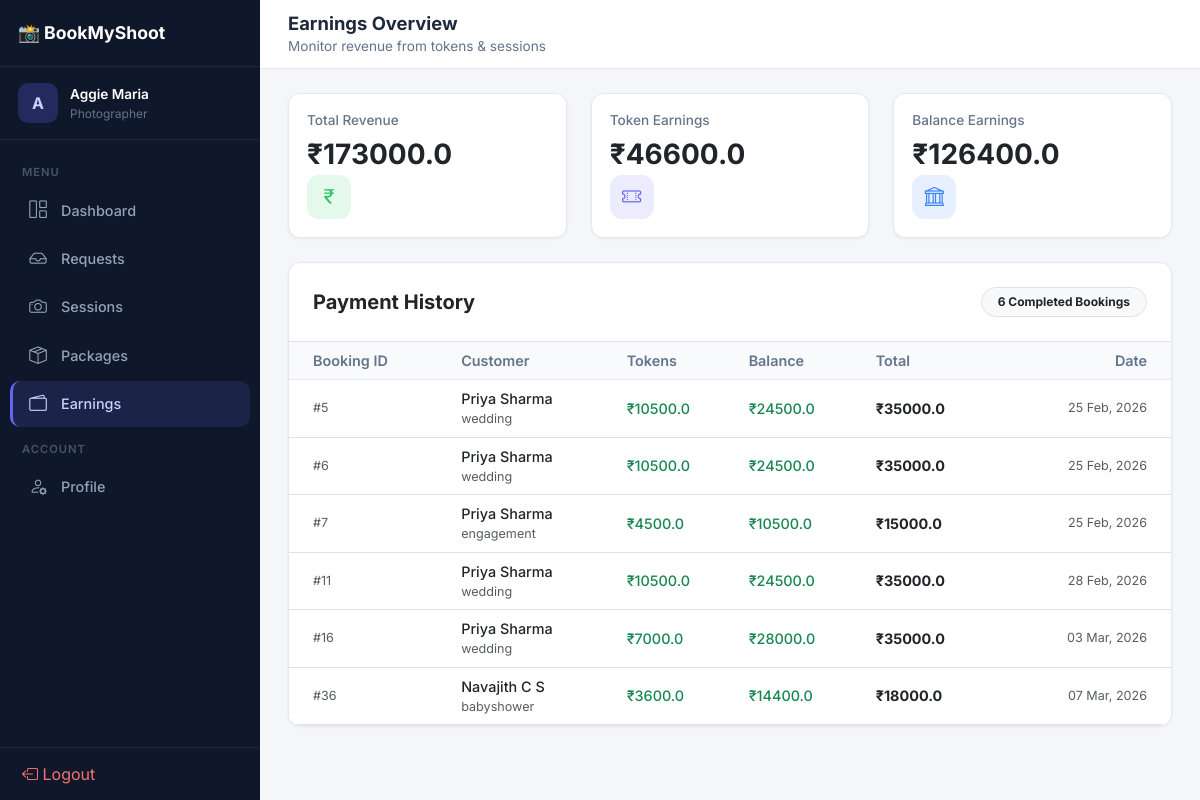
The page /photographer/earnings (signed in) on the database as committed earlier.
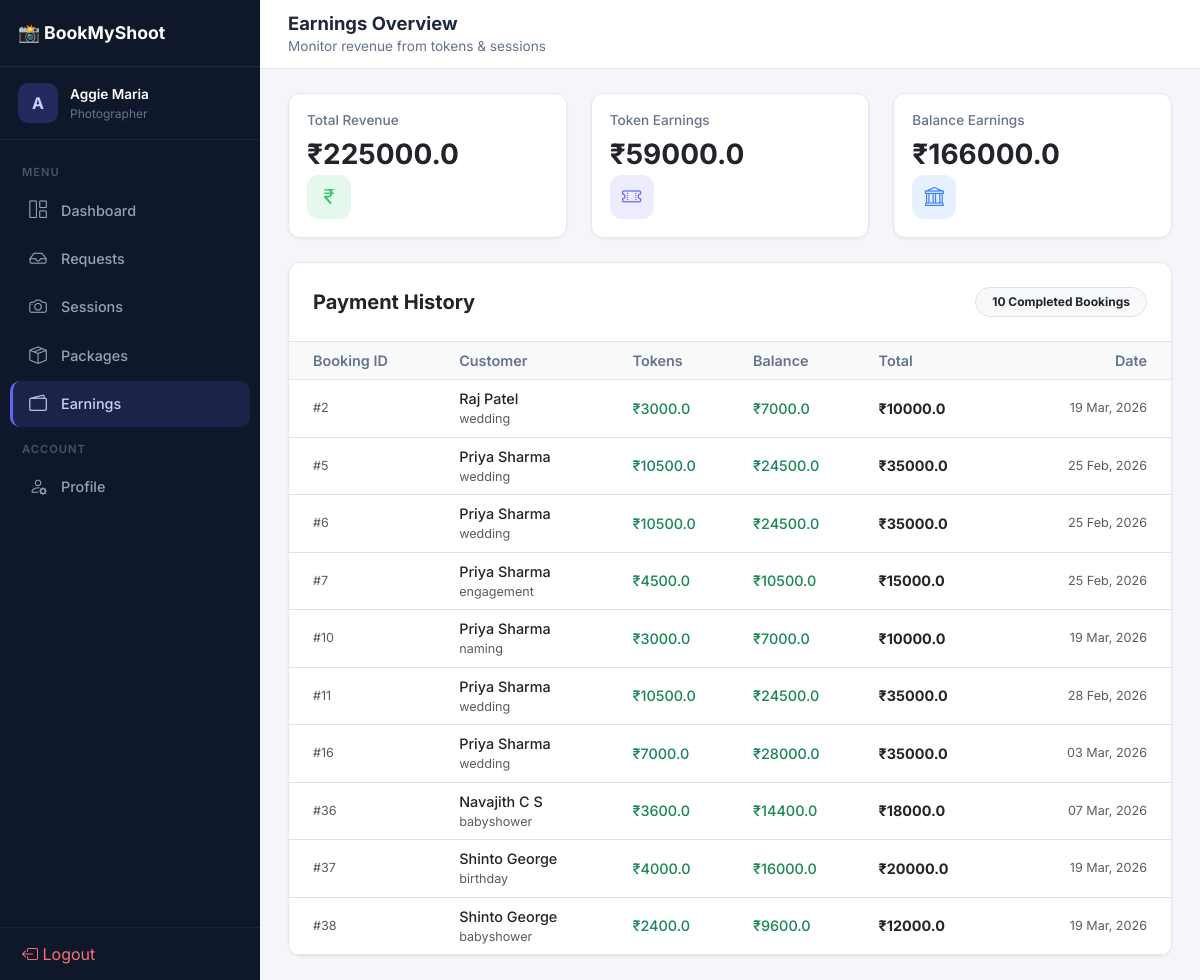
The same page on the database as committed later.
### backend/models.py (models this page shows, shortened)
class Booking(db.Model):
    __tablename__ = 'bookings'
    id = db.Column(db.Integer, primary_key=True)
    customer_id = db.Column(db.Integer, db.ForeignKey('users.id'), nullable=False)
    photographer_id = db.Column(db.Integer, db.ForeignKey('photographers.id'), nullable=True)
    service_type = db.Column(db.String(50), nullable=False)  # wedding, engagement, birthday, etc.
    package_name = db.Column(db.String(100), nullable=True)  # Basic, Standard, Premium etc.
    event_date = db.Column(db.Date, nullable=False)
    event_time = db.Column(db.String(20), nullable=True)
    location = db.Column(db.String(255), nullable=True)
    location_type = db.Column(db.String(50), nullable=True)  # indoor, outdoor, studio, destination
    address_line = db.Column(db.String(500), nullable=True)
    pincode = db.Column(db.String(10), nullable=True)
    state = db.Column(db.String(100), nullable=True)
    country = db.Column(db.String(100), nullable=True, default='India')
    contact_number = db.Column(db.String(20), nullable=True)
    notes = db.Column(db.Text, nullable=True)
    total_price = db.Column(db.Float, nullable=False)
    token_amount = db.Column(db.Float, default=0)
    remaining_amount = db.Column(db.Float, default=0)
    status = db.Column(db.String(20), default='pending')  # pending, accepted, declined, completed, cancelled
    payment_status = db.Column(db.String(20), default='pending')  # pending, token_paid, paid, refunded
    cancelled_by = db.Column(db.String(20), nullable=True)  # 'photographer', 'customer', or None
    created_at = db.Column(db.DateTime, default=datetime.utcnow)
    updated_at = db.Column(db.DateTime, default=datetime.utcnow, onupdate=datetime.utcnow)

class User(db.Model, UserMixin):
    __tablename__ = 'users'
    id = db.Column(db.Integer, primary_key=True)
    first_name = db.Column(db.String(100), nullable=False)
    last_name = db.Column(db.String(100), nullable=False)
    email = db.Column(db.String(120), unique=True, nullable=False, index=True)
    phone = db.Column(db.String(20), nullable=True)
    user_type = db.Column(db.String(20), nullable=False, default='customer')
    password_hash = db.Column(db.String(255), nullable=False)
    profile_image = db.Column(db.String(255), nullable=True)
    is_active = db.Column(db.Boolean, default=True)
    created_at = db.Column(db.DateTime, default=datetime.utcnow)
    updated_at = db.Column(db.DateTime, default=datetime.utcnow, onupdate=datetime.utcnow)
    bookings = db.relationship('Booking', backref='customer', lazy=True, foreign_keys='Booking.customer_id',
                               cascade='all, delete-orphan')
    notifications = db.relationship('Notification', backref='user', lazy=True, cascade='all, delete-orphan')
    activities = db.relationship('ActivityLog', backref='user', lazy=True, cascade='all, delete-orphan')

### backend/photographer/routes.py (the view)
@photographer_bp.route('/earnings')
@photographer_required
def earnings():
    photographer = Photographer.query.filter_by(user_id=current_user.id).first()
    completed_bookings = Booking.query.filter_by(photographer_id=photographer.id, status='completed').all()
    total_token = sum(b.token_amount for b in completed_bookings)
    total_balance = sum(b.remaining_amount for b in completed_bookings)
    return render_template('photographer/earnings.html',
                           total_token=total_token,
                           total_balance=total_balance,
                           bookings=completed_bookings)

### backend/app.py (called while the page is built)
@app.before_request
def enforce_csrf_for_non_api_routes():
    if request.path.startswith('/api/'):
        return
    if request.method in ('POST', 'PUT', 'PATCH', 'DELETE'):
        csrf.protect()

@login_manager.user_loader
def load_user(user_id):
    return User.query.get(int(user_id))

### backend/photographer/routes.py (called while the page is built)
def photographer_required(f):
    @wraps(f)
    def decorated_function(*args, **kwargs):
        if not current_user.is_authenticated or current_user.user_type != 'photographer':
            flash('Photographer access required.', 'error')
            return redirect(url_for('login'))
        return f(*args, **kwargs)
    return decorated_function

### backend/photographer/templates/photographer/earnings.html (shortened to what this page needs)
{% extends "base.html" %}
{% block content %}
<div class="topbar">
    <div>
        <h1>Earnings Overview</h1>
        <div class="breadcrumb">Monitor revenue from tokens & sessions</div>
    </div>
</div>
<div class="page-content fade-in">
<div class="row g-4 mb-4">
    <div class="col-md-4">
        <div class="card stat-card">
            <div class="stat-info">
                <h3>Total Revenue</h3>
                <div class="value">₹{{ total_token + total_balance }}</div>
            </div>
            <div class="stat-icon green"><i class="bi bi-currency-rupee"></i></div>
        </div>
    </div>
    <div class="col-md-4">
        <div class="card stat-card">
            <div class="stat-info">
                <h3>Token Earnings</h3>
                <div class="value">₹{{ total_token }}</div>
            </div>
            <div class="stat-icon purple"><i class="bi bi-ticket-perforated"></i></div>
        </div>
    </div>
    <div class="col-md-4">
        <div class="card stat-card">
            <div class="stat-info">
                <h3>Balance Earnings</h3>
                <div class="value">₹{{ total_balance }}</div>
            </div>
            <div class="stat-icon blue"><i class="bi bi-bank"></i></div>
        </div>
    </div>
</div>
<div class="card overflow-hidden">
    <div class="p-4 border-bottom d-flex justify-content-between align-items-center">
        <h5 class="fw-bold mb-0">Payment History</h5>
        <span class="badge bg-light text-dark px-3 py-2 border rounded-pill">{{ bookings|length }} Completed
            Bookings</span>
    </div>
    <div class="table-responsive">
        <table class="table table-hover align-middle mb-0">
            <thead class="bg-light">
                <tr>
                    <th class="ps-4">Booking ID</th>
                    <th>Customer</th>
                    <th>Tokens</th>
                    <th>Balance</th>
                    <th>Total</th>
                    <th class="text-end pe-4">Date</th>
                </tr>
            </thead>
            <tbody>
                {% if bookings %}
                {% for b in bookings %}
                <tr>
                    <td class="ps-4 text-muted small">#{{ b.id }}</td>
                    <td>
                        <div class="fw-medium text-dark">{{ b.customer.first_name }} {{ b.customer.last_name }}</div>
                        <div class="text-muted small">{{ b.service_type }}</div>
                    </td>
                    <td><span class="text-success fw-medium">₹{{ b.token_amount }}</span></td>
                    <td><span class="text-success fw-medium">₹{{ b.remaining_amount }}</span></td>
                    <td>
                        <div class="fw-bold text-dark">₹{{ b.total_price }}</div>
                    </td>
                    <td class="text-end pe-4 text-muted small">{{ b.updated_at.strftime('%d %b, %Y') }}</td>
                </tr>
                {% endfor %}
                {% else %}
                <tr>
                    <td colspan="6" class="text-center py-5 text-muted">
                        No earnings history found yet.
                    </td>
                </tr>
                {% endif %}
            </tbody>
        </table>
    </div>
</div>
</div>
{% endblock %}

Rows that differ between the two databases and show on the page:
now on this page (row edited): Booking: id "2", customer.first_name "Raj", customer.last_name "Patel", service_type "wedding", token_amount "3000.0", remaining_amount "7000.0", total_price "10000.0", updated_at "19 Mar, 2026"
now on this page (row edited): Booking: id "10", customer.first_name "Priya", customer.last_name "Sharma", service_type "naming", token_amount "3000.0", remaining_amount "7000.0", total_price "10000.0", updated_at "19 Mar, 2026"
now on this page (row edited): Booking: id "37", customer.first_name "Shinto", customer.last_name "George", service_type "birthday", token_amount "4000.0", remaining_amount "16000.0", total_price "20000.0", updated_at "19 Mar, 2026"
now on this page (row edited): Booking: id "38", customer.first_name "Shinto", customer.last_name "George", service_type "babyshower", token_amount "2400.0", remaining_amount "9600.0", total_price "12000.0", updated_at "19 Mar, 2026"
Other text that changed with them:
{{ total_token + total_balance }}: "173000.0" → "225000.0"
{{ total_token }}: "46600.0" → "59000.0"
{{ total_balance }}: "126400.0" → "166000.0"
{{ bookings|length }}: "6" → "10"
